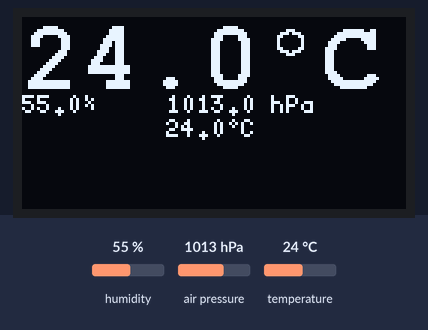
Bench run of a program on a simulated ESP32. Parts: 128×64 one-colour display. Inputs (shaded band) come from the test bench; at power-on: humidity 55 %, air pressure 1013 hPa, temperature 24 °C.

Above: at 1.2 s.
1.3 s: humidity set to 22 %
At 2.7 s:
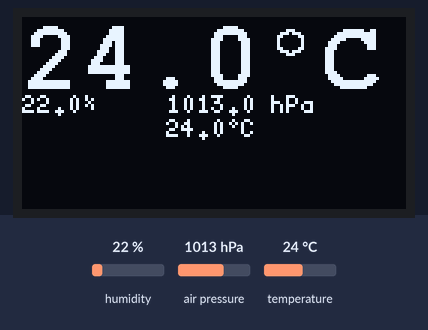
3.6 s: air pressure set to 952 hPa
At 5.1 s:
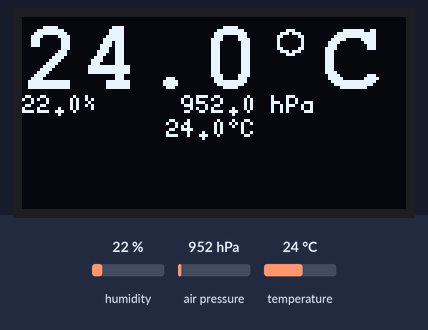
5.7 s: temperature set to 12 °C
At 7.4 s:
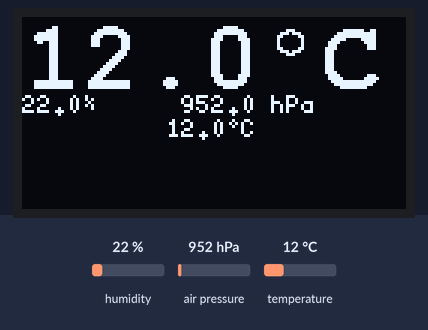
7.8 s: humidity set to 40 %
At 9.8 s:
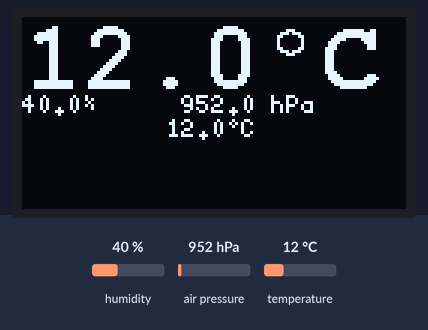
Timing chart, 0 to 10.9 s (numbered marks = the images above; inputs shaded):
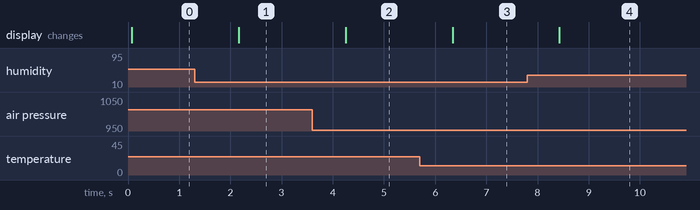

The program:

main.cpp
```cpp
#include <Arduino.h>
#include <U8g2lib.h>
#include <SPI.h>
#include "DHT12.h"
#include <Wire.h>
#include <Adafruit_Sensor.h>
#include <Adafruit_BMP280.h>

DHT12 dht12;
Adafruit_BMP280 bme;

U8G2_SH1107_64X128_F_4W_HW_SPI u8g2 (U8G2_R1,/* cs=*/ 14, /* dc=*/ 27, /* reset=*/ 33);
U8X8_SH1107_64X128_4W_HW_SPI u8x8 (/* cs=*/ 14, /* dc=*/ 27, /* reset=*/ 33);
// i2c: 13, 25
bool status;

void setup ()
{
	u8g2.begin ();
	u8g2.setContrast (5);
	Wire.begin (25, 13);
	status = bme.begin (0x76);
}

void loop ()
{
	float tmp, rh, pressure;
	char buffer[16];
	u8g2.firstPage ();
	do {
		tmp = dht12.readTemperature ();

		sprintf (buffer, "%4.1f°C", tmp);
		u8g2.setFont (u8g2_font_courB24_tf);
		u8g2.drawStr (0, 24, buffer);

		rh = dht12.readHumidity ();

		sprintf (buffer, "%4.1f%%", rh);
		u8g2.setFont (u8g2_font_5x8_tf);
		u8g2.drawStr (0, 32, buffer);

		if (status) {
			pressure = bme.readPressure () / 100.0f;

			sprintf (buffer, "%6.1f hPa", pressure);
			u8g2.setFont (u8g2_font_5x8_tf);
			u8g2.drawStr (48, 32, buffer);

			tmp = bme.readTemperature ();
			sprintf (buffer, "%4.1f°C", tmp);
			u8g2.drawStr (48, 40, buffer);
		}

	} while ( u8g2.nextPage () );

	//u8x8.drawString (0, 0, "Hallo");
	delay (1000);
}
```

Measured:
- after the input at 1.3 s, the display: changes after 0.86 s (image 1)
- after the input at 3.6 s, the display: changes after 0.65 s (image 2)
- after the input at 5.7 s, the display: changes after 0.64 s (image 3)
- after the input at 7.8 s, the display: changes after 0.63 s (image 4)
